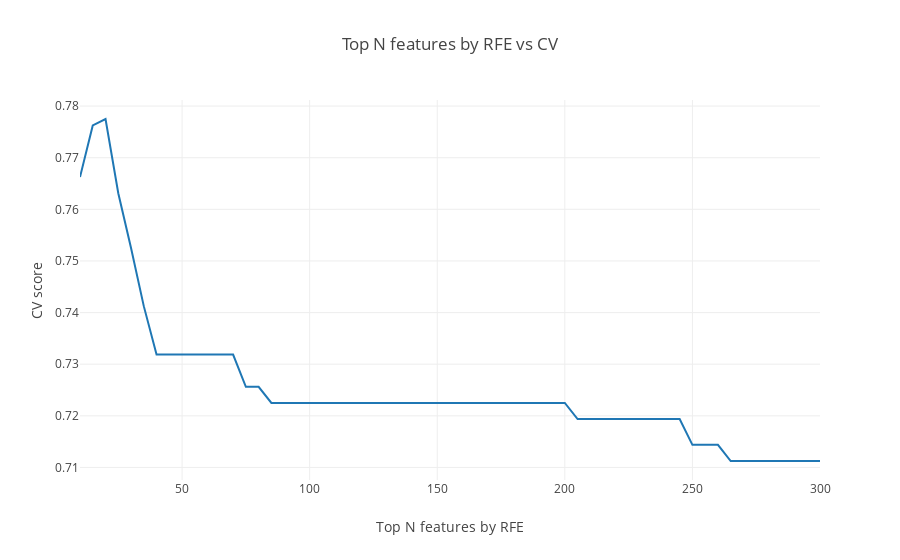

Here is the notebook cell this chart was saved with:
### Code cell
data = [go.Scatter(
        x = list(range(10, 301, 5)),
        y = scores_list,
        name = 'CV scores RFE'
    )]
layout = go.Layout(dict(title = "Top N features by RFE vs CV",
                  xaxis = dict(title = 'Top N features by RFE'),
                  yaxis = dict(title = 'CV score'),
                  ))
py.iplot(dict(data=data, layout=layout), filename='basic-line')

### Figure 1 — Plotly figure (JSON) as saved in the notebook; plotly's stock layout.template omitted (floating-point values rounded to 4 significant figures)
{"data": [{"name": "CV scores RFE", "type": "scatter", "uid": "17e13cc5-47b9-453f-9f80-4afb735cc9a9", "x": [10, 15, 20, 25, 30, 35, 40, 45, 50, 55, 60, 65, 70, 75, 80, 85, 90, 95, 100, 105, 110, 115, 120, 125, 130, 135, 140, 145, 150, 155, 160, 165, 170, 175, 180, 185, 190, 195, 200, 205, 210, 215, 220, 225, 230, 235, 240, 245, 250, 255, 260, 265, 270, 275, 280, 285, 290, 295, 300], "y": [0.7662, 0.7762, 0.7775, 0.7631, 0.7525, 0.7412, 0.7319, 0.7319, 0.7319, 0.7319, 0.7319, 0.7319, 0.7319, 0.7256, 0.7256, 0.7225, 0.7225, 0.7225, 0.7225, 0.7225, 0.7225, 0.7225, 0.7225, 0.7225, 0.7225, 0.7225, 0.7225, 0.7225, 0.7225, 0.7225, 0.7225, 0.7225, 0.7225, 0.7225, 0.7225, 0.7225, 0.7225, 0.7225, 0.7225, 0.7194, 0.7194, 0.7194, 0.7194, 0.7194, 0.7194, 0.7194, 0.7194, 0.7194, 0.7144, 0.7144, 0.7144, 0.7112, 0.7112, 0.7112, 0.7112, 0.7112, 0.7112, 0.7112, 0.7112]}], "layout": {"title": {"text": "Top N features by RFE vs CV"}, "xaxis": {"title": {"text": "Top N features by RFE"}}, "yaxis": {"title": {"text": "CV score"}}}}
